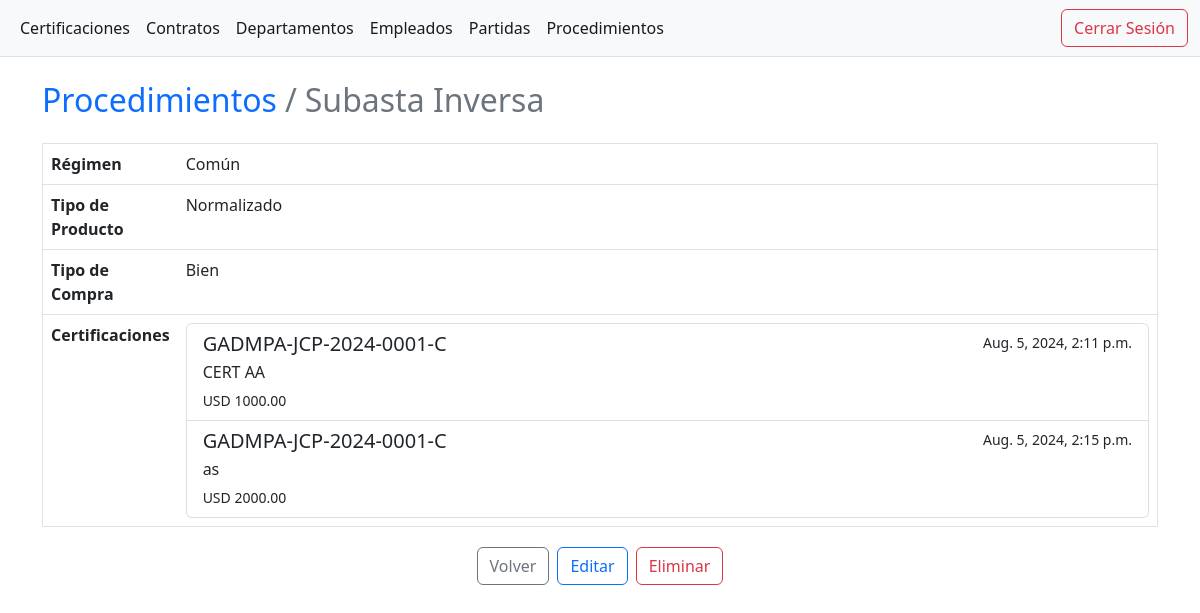
The page /procedure/2/ (signed in) on the database its author committed.
### apps/procedure/models.py (models this page shows, shortened)
class Procedure(models.Model):
    name = models.CharField(max_length=50)
    product_type = models.CharField(max_length=14, choices=ProductType.choices)
    purchase_type = models.CharField(
        max_length=11, blank=True, choices=PurchaseType.choices)
    regime = models.CharField(max_length=8, blank=True, choices=Regime.choices)
    class Meta:
        unique_together = ["name", "purchase_type", "product_type", "regime"]
        ordering = ["name", "purchase_type", "product_type", "regime"]

### apps/certification/models.py (models this page shows, shortened)
class Certification(AuditModel):
    number = models.CharField(max_length=25)
    department = models.ForeignKey(Department, on_delete=models.PROTECT)
    budget_item = models.ForeignKey(BudgetItem, on_delete=models.PROTECT)
    procedure = models.ForeignKey(Procedure, on_delete=models.PROTECT)
    description = models.TextField()
    budget = models.DecimalField(
        max_digits=20, decimal_places=2, validators=[MinValueValidator(0)])
    class Meta:
        ordering = ["number", "budget_item", "description"]
        unique_together = ["number", "budget_item"]

### apps/procedure/views.py (the view)
# urls.py: path("<int:pk>/", views.detail_procedure, name="detail"),
def detail_procedure(request: HttpRequest, pk: int) -> HttpResponse:
    try:
        procedure = Procedure.objects.get(pk=pk)
    except Procedure.DoesNotExist:
        context = {"message": "Procedimiento no encontrado"}
        return render(request, "procedure/list.html", context)
    except ValueError:
        context = {"message": "ValueError"}
        return render(request, "procedure/list.html", context)
    except Exception as error:
        context = {"Exception": error}
        return render(request, "procedure/list.html", context)
    else:
        context = {"procedure": procedure}
        return render(request, "procedure/detail.html", context)

### templates/procedure/detail.html (shortened to what this page needs)
{% extends 'base.html' %}
{% block body %}
  <table class="table border">
    <thead class="table-light">
      <ol class="breadcrumb">
        <li class="breadcrumb-item h2" aria-current="page">
          <a class="text-decoration-none" href="{% url 'procedure:list' %}">Procedimientos</a>
        </li>
        <li class="breadcrumb-item h2 active" aria-current="page">{{ procedure.name }}</li>
      </ol>
    </thead>
    <tbody>
      <tr>
        <td style="width: 10%">
          <b>Régimen</b>
        </td>
        <td>{{ procedure.regime }}</td>
      </tr>
      <tr>
        <td style="width: 10%">
          <b>Tipo de Producto</b>
        </td>
        <td>{{ procedure.product_type }}</td>
      </tr>
      <tr>
        <td style="width: 10%">
          <b>Tipo de Compra</b>
        </td>
        <td>{{ procedure.purchase_type }}</td>
      </tr>
      <tr>
        <td style="width: 10%">
          <b>Certificaciones</b>
        </td>
        <td>
          <div class="list-group">
            {% if procedure.certification_set.all %}
              {% for certification in procedure.certification_set.all %}
                <a href="{% url 'certification:detail' certification.pk %}" class="list-group-item list-group-item-action" aria-current="true">
                  <div class="d-flex w-100 justify-content-between">
                    <h5 class="mb-1">{{ certification.number }}</h5>
                    <small>{{ certification.create_at }}</small>
                  </div>
                  <p class="mb-1">{{ certification.description }}</p>
                  <small>USD {{ certification.budget }}</small>
                </a>
              {% endfor %}
            {% else %}
              -
            {% endif %}
          </div>
        </td>
      </tr>
    </tbody>
  </table>
  <div class="d-flex justify-content-center">
    <a href="{% url 'procedure:list' %}" class="btn m-1 btn-outline-secondary">Volver</a>
    <a href="{% url 'procedure:update' procedure.pk %}" class="btn m-1 btn-outline-primary">Editar</a>
    <a href="{% url 'procedure:delete' procedure.pk %}" class="btn m-1 btn-outline-danger">Eliminar</a>
  </div>
{% endblock %}

### rows shown on the page
Procedure: name "Subasta Inversa", regime "Común", product_type "Normalizado", purchase_type "Bien"
Certification: number "GADMPA-JCP-2024-0001-C", create_at "Aug. 5, 2024, 2:11 p.m.", description "CERT AA", budget "1000.00"
Certification: number "GADMPA-JCP-2024-0001-C", create_at "Aug. 5, 2024, 2:15 p.m.", description "as", budget "2000.00"
